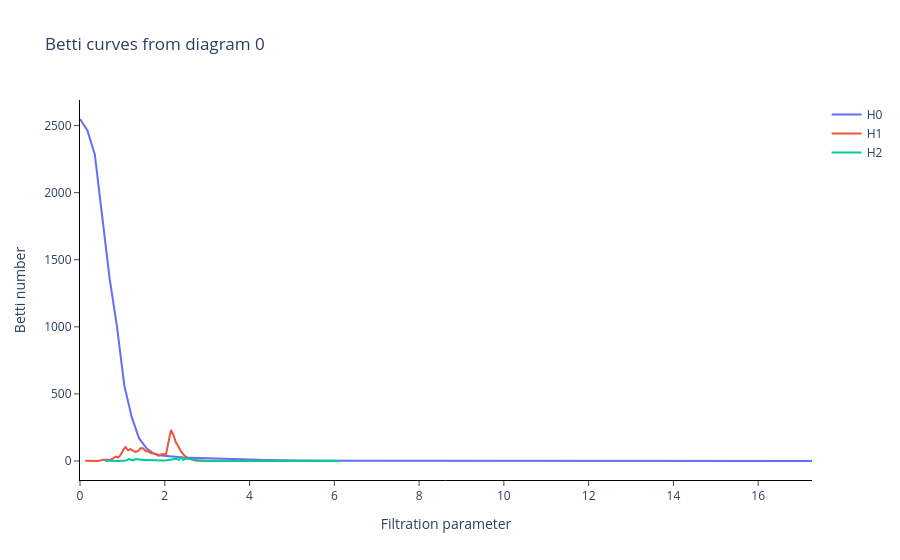

The notebook cell saved with this chart:
### Code cell
betti_curve_show(diagrams)
